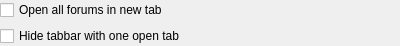
<?xml version="1.0" encoding="UTF-8"?>
<ui version="4.0">
 <class>GroupFrameSettingsWidget</class>
 <widget class="QWidget" name="GroupFrameSettingsWidget">
  <property name="geometry">
   <rect>
    <x>0</x>
    <y>0</y>
    <width>400</width>
    <height>40</height>
   </rect>
  </property>
  <property name="windowTitle">
   <string>Form</string>
  </property>
  <layout class="QVBoxLayout" name="verticalLayout">
   <property name="leftMargin">
    <number>0</number>
   </property>
   <property name="topMargin">
    <number>0</number>
   </property>
   <property name="rightMargin">
    <number>0</number>
   </property>
   <property name="bottomMargin">
    <number>0</number>
   </property>
   <item>
    <widget class="QCheckBox" name="openAllInNewTabCheckBox">
     <property name="text">
      <string>Open all forums in new tab</string>
     </property>
    </widget>
   </item>
   <item>
    <widget class="QCheckBox" name="hideTabBarWithOneTabCheckBox">
     <property name="text">
      <string>Hide tabbar with one open tab</string>
     </property>
    </widget>
   </item>
  </layout>
 </widget>
 <resources/>
 <connections/>
</ui>
